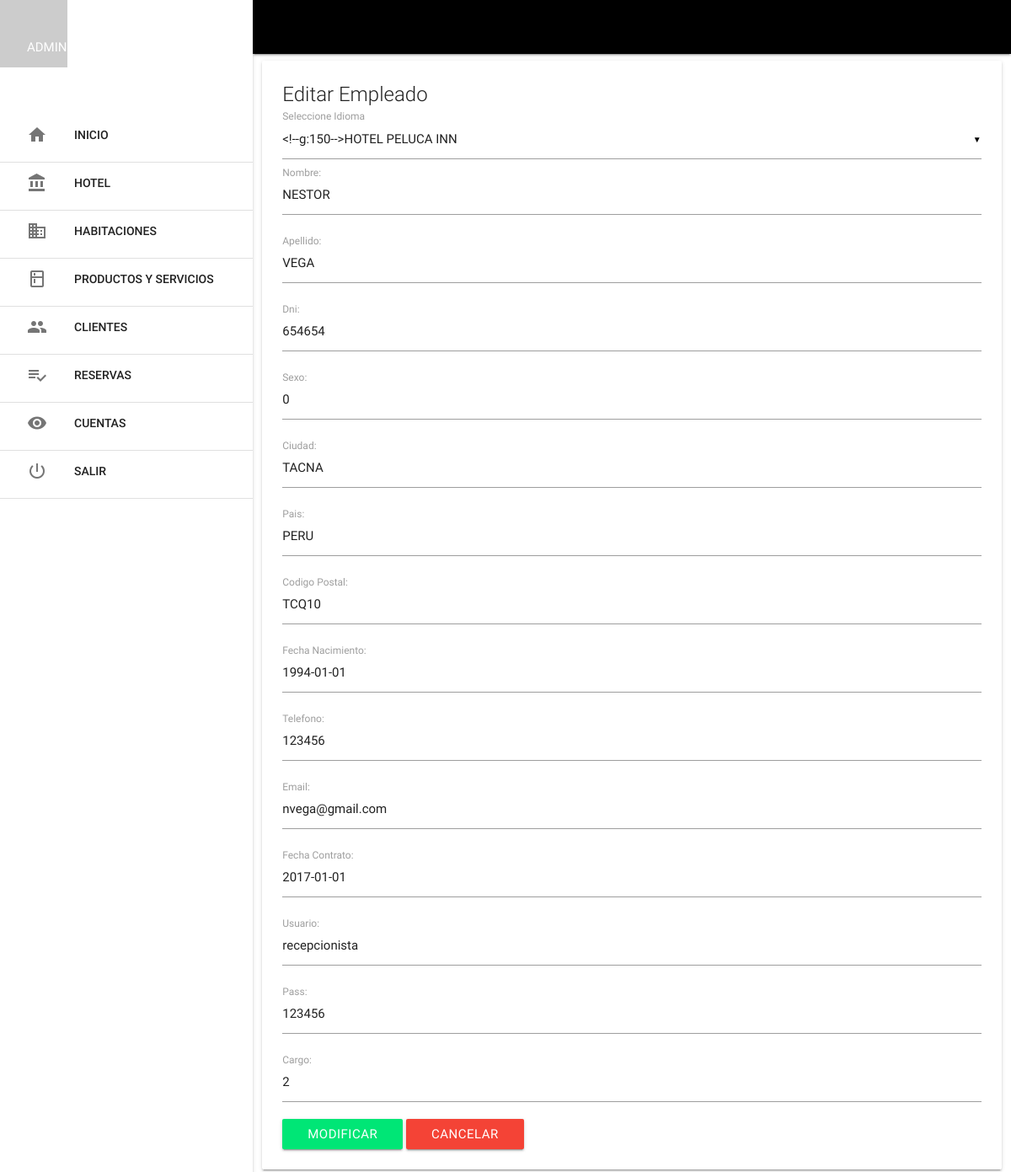
The page /mlt_empleado/mlt_empleado_ver.php?id=3 (signed in) on the database its author committed.
### tables this page shows
CREATE TABLE IF NOT EXISTS `mlt_empleado` (
  `emp_id` int(11) NOT NULL AUTO_INCREMENT,
  `hot_id` int(11) DEFAULT NULL,
  `emp_nombre` varchar(80) DEFAULT NULL,
  `emp_apellido` varchar(80) DEFAULT NULL,
  `emp_dni` varchar(10) DEFAULT NULL,
  `emp_sexo` tinyint(1) DEFAULT NULL,
  `emp_ciudad` varchar(50) DEFAULT NULL,
  `emp_pais` varchar(50) DEFAULT NULL,
  `emp_codigopostal` varchar(20) DEFAULT NULL,
  `emp_fechanacimiento` date DEFAULT NULL,
  `emp_telefono` int(15) DEFAULT NULL,
  `emp_email` varchar(80) DEFAULT NULL,
  `emp_fechacontrato` date DEFAULT NULL,
  `emp_usuario` varchar(80) DEFAULT NULL,
  `emp_pass` varchar(250) DEFAULT NULL,
  `emp_cargo` tinyint(1) DEFAULT NULL,
  `emp_estado` tinyint(1) DEFAULT NULL,
  PRIMARY KEY (`emp_id`),
  KEY `hot_id` (`hot_id`),
  CONSTRAINT `mlt_empleado_ibfk_1` FOREIGN KEY (`hot_id`) REFERENCES `mlt_hotel` (`hot_id`)
);

### mlt_empleado/mlt_empleado_ver.php (the view, shortened to what this page needs)
<?php include '../extend/header.php';
$emp_id = $con->real_escape_string(htmlentities($_GET['id']));
$sel = $con->query("SELECT mlt_empleado.emp_id, mlt_empleado.hot_id, (select mlt_hotel.hot_nombre from mlt_hotel where mlt_hotel.hot_id = mlt_empleado.hot_id) as NombreHotel, mlt_empleado.emp_nombre, mlt_empleado.emp_apellido, mlt_empleado.emp_dni, mlt_empleado.emp_sexo, mlt_empleado.emp_ciudad, mlt_empleado.emp_pais, mlt_empleado.emp_codigopostal, mlt_empleado.emp_fechanacimiento, mlt_empleado.emp_telefono, mlt_empleado.emp_email, mlt_empleado.emp_fechacontrato, mlt_empleado.emp_usuario, mlt_empleado.emp_pass, mlt_empleado.emp_cargo, mlt_empleado.emp_estado FROM mlt_empleado WHERE emp_id = $emp_id");
	while($f = $sel->fetch_assoc()){
?>
<div class="row">
	<div class="col s12">
		<div class="card">
			<div class="card-content">
				<span class="card-title">Editar Empleado</span>
				<form class="form" action="controller_mlt_empleado.php?op=modificar_mlt_empleado&id=<?php echo $emp_id; ?>" method="post" enctype="multipart/form-data">
					<div class="input-field">
				    <label>Seleccione Idioma</label>
				  	</div>
					<div class="input-field">
						<input type="text" name="emp_nombre" required
						id="emp_nombre" value="<?php echo $f['emp_nombre']; ?>">
						<label for="emp_nombre">Nombre:</label>
					</div>
					<div class="input-field">
						<input type="text" name="emp_apellido" required
						id="emp_apellido" value="<?php echo $f['emp_apellido']; ?>">
						<label for="emp_apellido">Apellido:</label>
					</div>
					<div class="input-field">
						<input type="text" name="emp_dni" required
						id="emp_dni" value="<?php echo $f['emp_dni']; ?>">
						<label for="emp_dni">Dni:</label>
					</div>
					<div class="input-field">
						<input type="text" name="emp_sexo" required
						id="emp_sexo" value="<?php echo $f['emp_sexo']; ?>">
						<label for="emp_sexo">Sexo:</label>
					</div>
					<div class="input-field">
						<input type="text" name="emp_ciudad" required
						id="emp_ciudad" value="<?php echo $f['emp_ciudad']; ?>">
						<label for="emp_ciudad">Ciudad:</label>
					</div>
					<div class="input-field">
						<input type="text" name="emp_pais" required
						id="emp_pais" value="<?php echo $f['emp_pais']; ?>">
						<label for="emp_pais">Pais:</label>
					</div>
					<div class="input-field">
						<input type="text" name="emp_codigopostal" required
						id="emp_codigopostal" value="<?php echo $f['emp_codigopostal']; ?>">
						<label for="emp_codigopostal">Codigo Postal:</label>
					</div>
					<div class="input-field">
						<input type="text" name="emp_fechanacimiento" required
						id="emp_fechanacimiento" value="<?php echo $f['emp_fechanacimiento']; ?>">
						<label for="emp_fechanacimiento">Fecha Nacimiento:</label>
					</div>
					<div class="input-field">
						<input type="text" name="emp_telefono" required
						id="emp_telefono" value="<?php echo $f['emp_telefono']; ?>">
						<label for="emp_telefono">Telefono:</label>
					</div>
					<div class="input-field">
						<input type="text" name="emp_email" required
						id="emp_email" value="<?php echo $f['emp_email']; ?>">
						<label for="emp_email">Email:</label>
					</div>
					<div class="input-field">
						<input type="text" name="emp_fechacontrato" required
						id="emp_fechacontrato" value="<?php echo $f['emp_fechacontrato']; ?>">
						<label for="emp_fechacontrato">Fecha Contrato:</label>
					</div>
					<div class="input-field">
						<input type="text" name="emp_usuario" required
						id="emp_usuario" value="<?php echo $f['emp_usuario']; ?>">
						<label for="emp_usuario">Usuario:</label>
					</div>
					<div class="input-field">
						<input type="text" name="emp_pass" required
						id="emp_pass" value="<?php echo $f['emp_pass']; ?>">
						<label for="emp_pass">Pass:</label>
					</div>
					<div class="input-field">
						<input type="text" name="emp_cargo" required
						id="emp_cargo" value="<?php echo $f['emp_cargo']; ?>">
						<label for="emp_cargo">Cargo:</label>
					</div>
					<button type="submit" class="btn green accent-3" id="btn_guardar">Modificar</button>
					<?php }?>
					<a href="index.php" class="btn red ">Cancelar</a>
				</form>
			</div>
		</div>
	</div>
</div>
<?php include '../extend/scripts.php'; ?>
</body>
</html>

### rows shown on the page
mlt_empleado: emp_nombre "NESTOR", emp_apellido "VEGA", emp_dni "654654", emp_sexo "0", emp_ciudad "TACNA", emp_pais "PERU", emp_codigopostal "TCQ10", emp_fechanacimiento "1994-01-01", emp_telefono "123456", emp_email "nvega@gmail.com", emp_fechacontrato "2017-01-01", emp_usuario "recepcionista", emp_pass "123456", emp_cargo "2"

### other values the page prints
$_SESSION['nombre'] "ADMINISTRADOR"
